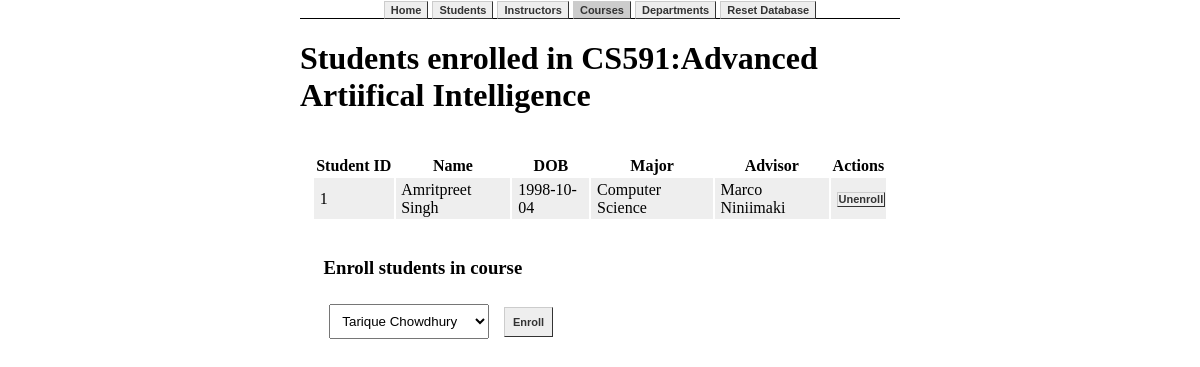
The page /course/1/students on the database its author committed.
### app.py (models this page shows, shortened)
class Course(db.Model):
    id = db.Column(db.Integer, primary_key=True)
    code = db.Column(db.String(5), nullable=False, unique=True)
    name = db.Column(db.String(40), nullable=False)
    instructor_id = db.Column(db.Integer, db.ForeignKey('instructor.id'))
    department_id = db.Column(db.Integer, db.ForeignKey('department.id'))

class Student(db.Model):
    id = db.Column(db.Integer, primary_key=True)
    fname = db.Column(db.String(40), nullable=False)
    lname = db.Column(db.String(40), nullable=False)
    dob = db.Column(db.String(10), nullable=False)
    advisor_id = db.Column(db.Integer, db.ForeignKey('instructor.id'))
    major_id = db.Column(db.Integer, db.ForeignKey('department.id'))
    courses = db.relationship('Course',secondary=enrolled_in, backref='students_enrolled', lazy='select')

class Department(db.Model):
    id = db.Column(db.Integer, primary_key=True)
    name = db.Column(db.String(40), nullable=False)
    instructors = db.relationship('Instructor',foreign_keys='Instructor.department_in_id', backref='department_in',lazy='select')
    head = db.relationship('Instructor', foreign_keys='Instructor.department_head_of_id', backref='department_head_of',lazy='select',uselist=False)
    courses = db.relationship('Course',backref='department',lazy='select')
    studentsMajored = db.relationship('Student',backref='major',lazy='select')

class Instructor(db.Model):
    id = db.Column(db.Integer, primary_key=True)
    fname = db.Column(db.String(40), nullable=False)
    lname = db.Column(db.String(40), nullable=False)
    dob = db.Column(db.String(10), nullable=False)
    studentsAdvised = db.relationship('Student',backref='advisor', lazy='select')
    courses = db.relationship('Course',backref='instructor',lazy='select')
    department_in_id = db.Column(db.Integer, db.ForeignKey('department.id'))
    department_head_of_id = db.Column(db.Integer, db.ForeignKey('department.id'))

### app.py (the view)
@app.route("/course/<id>/students")
def getStudentsByCourses(id=None):
    if not id:
        return 'No id was provided in the paremeters. Please go back and try again'
    course=Course.query.filter_by(id=id).first_or_404()
    students = Student.query.all()
    for student in course.students_enrolled:
        students.remove(student)
    return render_template('course/students.html',course = course, students=students)

### templates/course/students.html (shortened to what this page needs)
{%extends 'base.html'%}
{%block body%}
<div class="container">
    <h1>Students enrolled in {{course.code}}:{{course.name}}</h1>
    <div class="box">
        {%if course.students_enrolled|length ==0%}
            No Students enrolled in course
        {%else%}
        <table>
            <tr>
                <th>Student ID</th>
                <th>Name</th>
                <th>DOB</th>
                <th>Major</th>
                <th>Advisor</th>
                <th>Actions</th>
            </tr>
            {%for student in course.students_enrolled%}
                <tr>
                    <td>{{student.id}}</td>
                    <td>{{student.fname}} {{student.lname}}</td>
                    <td>{{student.dob}}</td>
                    <td>{{student.major.name}}</td>
                    <td>{{student.advisor.fname}} {{student.advisor.lname}}</td>
                    <td>
                        <form action="/student/unenroll" method='POST'>
                            <button type="submit">Unenroll</button>
                        </form>
                    </td>
                </tr>
            {%endfor%}
        </table>
        {%endif%}
        <div class="box">
            <h3>
                Enroll students in course
            </h3>
            <form action="/student/enroll", method='POST'>
                {%if students|length == 0%}
                    No students in database of all students already enrolled
                {%else%}
                <select name="student_id" id="student_id">
                    {%for student in students%}
                        <option value="{{student.id}}">{{student.fname}} {{student.lname}}</option>
                    {%endfor%}
                </select>
                <button type="submit">Enroll</button>
                {%endif%}
            </form>
        </div>
    </div>
</div>
{%endblock%}

### static/css/main.css (style rules this page uses)
body { width:50%; margin:auto; }
nav li a, .container a, button { transition-duration: 0.5s; margin:0; font: bold 11px Arial; text-decoration: none; background-color: #EEEEEE; color: #333333; padding: 2px 6px 2px 6px; border-top: 1px solid #CCCCCC; border-right: 1px solid #333333; border-bottom: 1px solid #333333; border-left: 1px solid #CCCCCC; }
.container { overflow-x:auto; }
.box { padding:2%; width:auto; }
table { margin:1% 0; width:100%; }
tr:nth-child(even) { background-color: #EEEEEE; }
td { padding:.5% 1%; }
input, label, select, button { margin:1%; padding:1.5%; }

### rows shown on the page
Course: code "CS591", name "Advanced Artiifical Intelligence"
Student: id "1", fname "Amritpreet", lname "Singh", dob "1998-10-04", major.name "Computer Science", advisor.fname "Marco", advisor.lname "Niniimaki"

### other values the page prints
form field student_id "Tarique Chowdhury"
